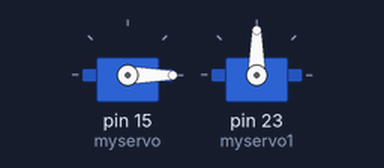
Recording of a sketch running on a simulated Arduino Mega 2560, built with avr-gcc and run on an emulated ATmega2560. Parts: 2 × servo.

Above: at 0.05 s.
At 2.0 s:
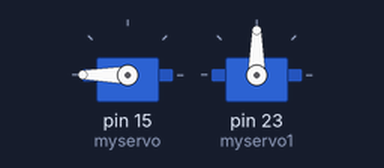
At 3.0 s:
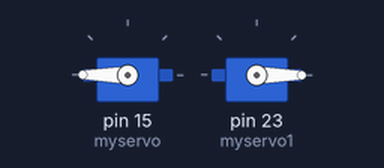
At 4.0 s:
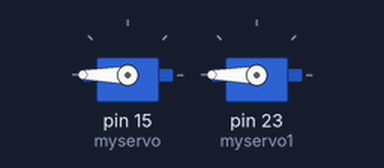
Timing chart, 0 to 5.2 s (numbered marks = the images above):
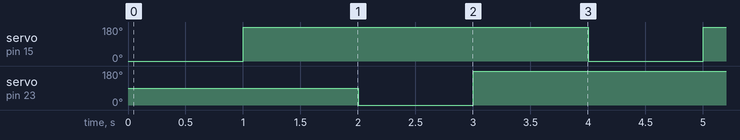

The sketch:

Servo_test_programma.ino
```cpp
/*
  Name: Servo_test_programma
  Date: 10-03-2018
  Author: Marthijn Vlierman

  Description: Servo testen

  Revision: 0.0.1
*/

// include libraries
#include <Servo.h>

// ----- Declare Constants -----

// ----- Declare Objects -----
  Servo myservo;
  Servo myservo1;
// ----- Declare subroutines and/or functions -----

// ----- Declare Global Variables -----


// Setup
void setup()
{
  myservo.attach(15);
  myservo1.attach(23);
}

// Main loop
void loop()
{
  myservo.write(0);
  delay(1000);
  myservo.write(180);
  delay(1000);

  myservo1.write(0);
  delay(1000);
  myservo1.write(180);
  delay(1000);


}
```

Measured:
- by itself, servo on pin 15 (myservo), servo on pin 23 (myservo1): alternates 180° for 3.0 s and 0° for 1.0 s
